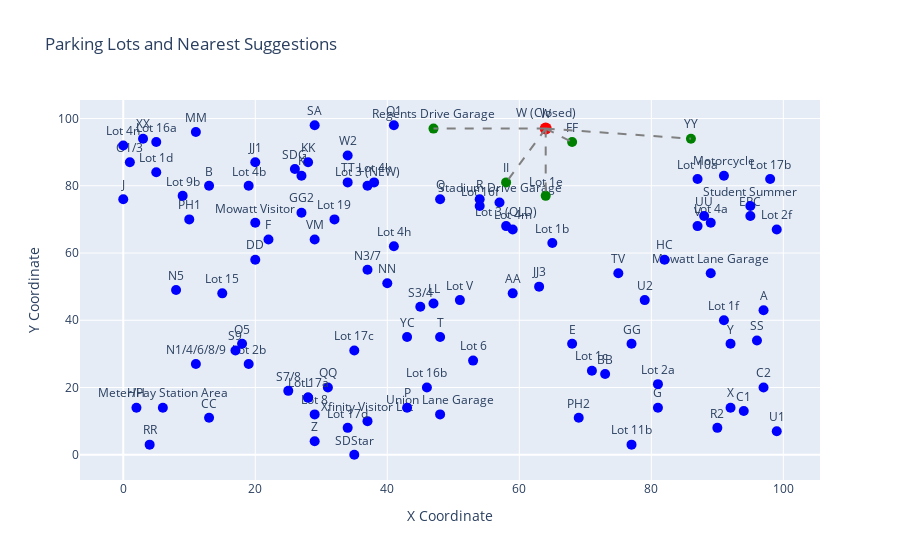

Notebook code for this chart:
### Code cell
all_together()

### Figure 1 — Plotly figure (JSON) as saved in the notebook; plotly's stock layout.template omitted (floating-point values rounded to 4 significant figures)
{"data": [{"marker": {"color": "blue", "size": 10}, "mode": "markers+text", "text": ["G"], "textposition": "top center", "type": "scatter", "x": [81], "y": [14]}, {"marker": {"color": "blue", "size": 10}, "mode": "markers+text", "text": ["XX"], "textposition": "top center", "type": "scatter", "x": [3], "y": [94]}, {"marker": {"color": "blue", "size": 10}, "mode": "markers+text", "text": ["Lot 17c"], "textposition": "top center", "type": "scatter", "x": [35], "y": [31]}, {"marker": {"color": "blue", "size": 10}, "mode": "markers+text", "text": ["L"], "textposition": "top center", "type": "scatter", "x": [28], "y": [17]}, {"marker": {"color": "blue", "size": 10}, "mode": "markers+text", "text": ["C1"], "textposition": "top center", "type": "scatter", "x": [94], "y": [13]}, {"marker": {"color": "green", "size": 10}, "mode": "markers+text", "text": ["YY"], "textposition": "top center", "type": "scatter", "x": [86], "y": [94]}, {"marker": {"color": "blue", "size": 10}, "mode": "markers+text", "text": ["PH2"], "textposition": "top center", "type": "scatter", "x": [69], "y": [11]}, {"marker": {"color": "blue", "size": 10}, "mode": "markers+text", "text": ["TV"], "textposition": "top center", "type": "scatter", "x": [75], "y": [54]}, {"marker": {"color": "blue", "size": 10}, "mode": "markers+text", "text": ["RR"], "textposition": "top center", "type": "scatter", "x": [4], "y": [3]}, {"marker": {"color": "blue", "size": 10}, "mode": "markers+text", "text": ["N1/4/6/8/9"], "textposition": "top center", "type": "scatter", "x": [11], "y": [27]}, {"marker": {"color": "blue", "size": 10}, "mode": "markers+text", "text": ["VM"], "textposition": "top center", "type": "scatter", "x": [29], "y": [64]}, {"marker": {"color": "blue", "size": 10}, "mode": "markers+text", "text": ["Lot 11b"], "textposition": "top center", "type": "scatter", "x": [77], "y": [3]}, {"marker": {"color": "blue", "size": 10}, "mode": "markers+text", "text": ["Lot 1c"], "textposition": "top center", "type": "scatter", "x": [71], "y": [25]}, {"marker": {"color": "blue", "size": 10}, "mode": "markers+text", "text": ["Motorcycle"], "textposition": "top center", "type": "scatter", "x": [91], "y": [83]}, {"marker": {"color": "blue", "size": 10}, "mode": "markers+text", "text": ["Lot 4a"], "textposition": "top center", "type": "scatter", "x": [89], "y": [69]}, {"marker": {"color": "blue", "size": 10}, "mode": "markers+text", "text": ["Lot 6"], "textposition": "top center", "type": "scatter", "x": [53], "y": [28]}, {"marker": {"color": "blue", "size": 10}, "mode": "markers+text", "text": ["Stadium Drive Garage"], "textposition": "top center", "type": "scatter", "x": [57], "y": [75]}, {"marker": {"color": "blue", "size": 10}, "mode": "markers+text", "text": ["SDStar"], "textposition": "top center", "type": "scatter", "x": [35], "y": [0]}, {"marker": {"color": "blue", "size": 10}, "mode": "markers+text", "text": ["C2"], "textposition": "top center", "type": "scatter", "x": [97], "y": [20]}, {"marker": {"color": "blue", "size": 10}, "mode": "markers+text", "text": ["Mowatt Lane Garage"], "textposition": "top center", "type": "scatter", "x": [89], "y": [54]}, {"marker": {"color": "blue", "size": 10}, "mode": "markers+text", "text": ["YC"], "textposition": "top center", "type": "scatter", "x": [43], "y": [35]}, {"marker": {"color": "blue", "size": 10}, "mode": "markers+text", "text": ["Lot 2b"], "textposition": "top center", "type": "scatter", "x": [19], "y": [27]}, {"marker": {"color": "blue", "size": 10}, "mode": "markers+text", "text": ["A"], "textposition": "top center", "type": "scatter", "x": [97], "y": [43]}, {"marker": {"color": "blue", "size": 10}, "mode": "markers+text", "text": ["CC"], "textposition": "top center", "type": "scatter", "x": [13], "y": [11]}, {"marker": {"color": "blue", "size": 10}, "mode": "markers+text", "text": ["Union Lane Garage"], "textposition": "top center", "type": "scatter", "x": [48], "y": [12]}, {"marker": {"color": "blue", "size": 10}, "mode": "markers+text", "text": ["S3/4"], "textposition": "top center", "type": "scatter", "x": [45], "y": [44]}, {"marker": {"color": "blue", "size": 10}, "mode": "markers+text", "text": ["GG"], "textposition": "top center", "type": "scatter", "x": [77], "y": [33]}, {"marker": {"color": "blue", "size": 10}, "mode": "markers+text", "text": ["Lot 16a"], "textposition": "top center", "type": "scatter", "x": [5], "y": [93]}, {"marker": {"color": "blue", "size": 10}, "mode": "markers+text", "text": ["Lot 3 (OLD)"], "textposition": "top center", "type": "scatter", "x": [58], "y": [68]}, {"marker": {"color": "blue", "size": 10}, "mode": "markers+text", "text": ["Lot 15"], "textposition": "top center", "type": "scatter", "x": [15], "y": [48]}, {"marker": {"color": "blue", "size": 10}, "mode": "markers+text", "text": ["PH1"], "textposition": "top center", "type": "scatter", "x": [10], "y": [70]}, {"marker": {"color": "blue", "size": 10}, "mode": "markers+text", "text": ["Lot 3 (NEW)"], "textposition": "top center", "type": "scatter", "x": [37], "y": [80]}, {"marker": {"color": "blue", "size": 10}, "mode": "markers+text", "text": ["U2"], "textposition": "top center", "type": "scatter", "x": [79], "y": [46]}, {"marker": {"color": "blue", "size": 10}, "mode": "markers+text", "text": ["BB"], "textposition": "top center", "type": "scatter", "x": [73], "y": [24]}, {"marker": {"color": "blue", "size": 10}, "mode": "markers+text", "text": ["R2"], "textposition": "top center", "type": "scatter", "x": [90], "y": [8]}, {"marker": {"color": "blue", "size": 10}, "mode": "markers+text", "text": ["Lot 1d"], "textposition": "top center", "type": "scatter", "x": [5], "y": [84]}, {"marker": {"color": "blue", "size": 10}, "mode": "markers+text", "text": ["SA"], "textposition": "top center", "type": "scatter", "x": [29], "y": [98]}, {"marker": {"color": "blue", "size": 10}, "mode": "markers+text", "text": ["Xfinity Visitor Lot"], "textposition": "top center", "type": "scatter", "x": [37], "y": [10]}, {"marker": {"color": "blue", "size": 10}, "mode": "markers+text", "text": ["Lot 8"], "textposition": "top center", "type": "scatter", "x": [29], "y": [12]}, {"marker": {"color": "blue", "size": 10}, "mode": "markers+text", "text": ["T"], "textposition": "top center", "type": "scatter", "x": [48], "y": [35]}, {"marker": {"color": "green", "size": 10}, "mode": "markers+text", "text": ["II"], "textposition": "top center", "type": "scatter", "x": [58], "y": [81]}, {"marker": {"color": "blue", "size": 10}, "mode": "markers+text", "text": ["Lot 16b"], "textposition": "top center", "type": "scatter", "x": [46], "y": [20]}, {"marker": {"color": "blue", "size": 10}, "mode": "markers+text", "text": ["LL"], "textposition": "top center", "type": "scatter", "x": [47], "y": [45]}, {"marker": {"color": "blue", "size": 10}, "mode": "markers+text", "text": ["SDG"], "textposition": "top center", "type": "scatter", "x": [26], "y": [85]}, {"marker": {"color": "blue", "size": 10}, "mode": "markers+text", "text": ["W2"], "textposition": "top center", "type": "scatter", "x": [34], "y": [89]}, {"marker": {"color": "blue", "size": 10}, "mode": "markers+text", "text": ["Lot 10a"], "textposition": "top center", "type": "scatter", "x": [87], "y": [82]}, {"marker": {"color": "blue", "size": 10}, "mode": "markers+text", "text": ["Lot 9b"], "textposition": "top center", "type": "scatter", "x": [9], "y": [77]}, {"marker": {"color": "blue", "size": 10}, "mode": "markers+text", "text": ["Lot 2a"], "textposition": "top center", "type": "scatter", "x": [81], "y": [21]}, {"marker": {"color": "green", "size": 10}, "mode": "markers+text", "text": ["FF"], "textposition": "top center", "type": "scatter", "x": [68], "y": [93]}, {"marker": {"color": "blue", "size": 10}, "mode": "markers+text", "text": ["QQ"], "textposition": "top center", "type": "scatter", "x": [31], "y": [20]}, {"marker": {"color": "blue", "size": 10}, "mode": "markers+text", "text": ["AA"], "textposition": "top center", "type": "scatter", "x": [59], "y": [48]}, {"marker": {"color": "blue", "size": 10}, "mode": "markers+text", "text": ["TT"], "textposition": "top center", "type": "scatter", "x": [34], "y": [81]}, {"marker": {"color": "blue", "size": 10}, "mode": "markers+text", "text": ["UU"], "textposition": "top center", "type": "scatter", "x": [88], "y": [71]}, {"marker": {"color": "blue", "size": 10}, "mode": "markers+text", "text": ["KK"], "textposition": "top center", "type": "scatter", "x": [28], "y": [87]}, {"marker": {"color": "blue", "size": 10}, "mode": "markers+text", "text": ["Q1"], "textposition": "top center", "type": "scatter", "x": [41], "y": [98]}, {"marker": {"color": "blue", "size": 10}, "mode": "markers+text", "text": ["U1"], "textposition": "top center", "type": "scatter", "x": [99], "y": [7]}, {"marker": {"color": "blue", "size": 10}, "mode": "markers+text", "text": ["Z"], "textposition": "top center", "type": "scatter", "x": [29], "y": [4]}, {"marker": {"color": "blue", "size": 10}, "mode": "markers+text", "text": ["NN"], "textposition": "top center", "type": "scatter", "x": [40], "y": [51]}, {"marker": {"color": "blue", "size": 10}, "mode": "markers+text", "text": ["Lot 17d"], "textposition": "top center", "type": "scatter", "x": [34], "y": [8]}, {"marker": {"color": "blue", "size": 10}, "mode": "markers+text", "text": ["GG2"], "textposition": "top center", "type": "scatter", "x": [27], "y": [72]}, {"marker": {"color": "blue", "size": 10}, "mode": "markers+text", "text": ["Lot 1f"], "textposition": "top center", "type": "scatter", "x": [91], "y": [40]}, {"marker": {"color": "blue", "size": 10}, "mode": "markers+text", "text": ["K"], "textposition": "top center", "type": "scatter", "x": [27], "y": [83]}, {"marker": {"color": "blue", "size": 10}, "mode": "markers+text", "text": ["JJ3"], "textposition": "top center", "type": "scatter", "x": [63], "y": [50]}, {"marker": {"color": "blue", "size": 10}, "mode": "markers+text", "text": ["HC"], "textposition": "top center", "type": "scatter", "x": [82], "y": [58]}, {"marker": {"color": "blue", "size": 10}, "mode": "markers+text", "text": ["O5"], "textposition": "top center", "type": "scatter", "x": [18], "y": [33]}, {"marker": {"color": "blue", "size": 10}, "mode": "markers+text", "text": ["S9"], "textposition": "top center", "type": "scatter", "x": [17], "y": [31]}, {"marker": {"color": "blue", "size": 10}, "mode": "markers+text", "text": ["ERC"], "textposition": "top center", "type": "scatter", "x": [95], "y": [71]}, {"marker": {"color": "blue", "size": 10}, "mode": "markers+text", "text": ["E"], "textposition": "top center", "type": "scatter", "x": [68], "y": [33]}, {"marker": {"color": "blue", "size": 10}, "mode": "markers+text", "text": ["Student Summer"], "textposition": "top center", "type": "scatter", "x": [95], "y": [74]}, {"marker": {"color": "blue", "size": 10}, "mode": "markers+text", "text": ["Lot 16f"], "textposition": "top center", "type": "scatter", "x": [54], "y": [74]}, {"marker": {"color": "blue", "size": 10}, "mode": "markers+text", "text": ["Lot V"], "textposition": "top center", "type": "scatter", "x": [51], "y": [46]}, {"marker": {"color": "blue", "size": 10}, "mode": "markers+text", "text": ["Lot 17a"], "textposition": "top center", "type": "scatter", "x": [28], "y": [17]}, {"marker": {"color": "blue", "size": 10}, "mode": "markers+text", "text": ["Lot 1b"], "textposition": "top center", "type": "scatter", "x": [65], "y": [63]}, {"marker": {"color": "blue", "size": 10}, "mode": "markers+text", "text": ["MM"], "textposition": "top center", "type": "scatter", "x": [11], "y": [96]}, {"marker": {"color": "blue", "size": 10}, "mode": "markers+text", "text": ["Meter/Pay Station Area"], "textposition": "top center", "type": "scatter", "x": [6], "y": [14]}, {"marker": {"color": "blue", "size": 10}, "mode": "markers+text", "text": ["Lot 4b"], "textposition": "top center", "type": "scatter", "x": [19], "y": [80]}, {"marker": {"color": "blue", "size": 10}, "mode": "markers+text", "text": ["JJ1"], "textposition": "top center", "type": "scatter", "x": [20], "y": [87]}, {"marker": {"color": "blue", "size": 10}, "mode": "markers+text", "text": ["R"], "textposition": "top center", "type": "scatter", "x": [54], "y": [76]}, {"marker": {"color": "blue", "size": 10}, "mode": "markers+text", "text": ["N5"], "textposition": "top center", "type": "scatter", "x": [8], "y": [49]}, {"marker": {"color": "blue", "size": 10}, "mode": "markers+text", "text": ["Q"], "textposition": "top center", "type": "scatter", "x": [48], "y": [76]}, {"marker": {"color": "blue", "size": 10}, "mode": "markers+text", "text": ["Lot 4m"], "textposition": "top center", "type": "scatter", "x": [59], "y": [67]}, {"marker": {"color": "blue", "size": 10}, "mode": "markers+text", "text": ["Lot 19"], "textposition": "top center", "type": "scatter", "x": [32], "y": [70]}, {"marker": {"color": "blue", "size": 10}, "mode": "markers+text", "text": ["O1/3"], "textposition": "top center", "type": "scatter", "x": [1], "y": [87]}, {"marker": {"color": "blue", "size": 10}, "mode": "markers+text", "text": ["X"], "textposition": "top center", "type": "scatter", "x": [92], "y": [14]}, {"marker": {"color": "blue", "size": 10}, "mode": "markers+text", "text": ["V"], "textposition": "top center", "type": "scatter", "x": [87], "y": [68]}, {"marker": {"color": "blue", "size": 10}, "mode": "markers+text", "text": ["SS"], "textposition": "top center", "type": "scatter", "x": [96], "y": [34]}, {"marker": {"color": "blue", "size": 10}, "mode": "markers+text", "text": ["Lot 17b"], "textposition": "top center", "type": "scatter", "x": [98], "y": [82]}, {"marker": {"color": "blue", "size": 10}, "mode": "markers+text", "text": ["P"], "textposition": "top center", "type": "scatter", "x": [43], "y": [14]}, {"marker": {"color": "blue", "size": 10}, "mode": "markers+text", "text": ["N3/7"], "textposition": "top center", "type": "scatter", "x": [37], "y": [55]}, {"marker": {"color": "blue", "size": 10}, "mode": "markers+text", "text": ["DD"], "textposition": "top center", "type": "scatter", "x": [20], "y": [58]}, {"marker": {"color": "blue", "size": 10}, "mode": "markers+text", "text": ["Lot 4n"], "textposition": "top center", "type": "scatter", "x": [0], "y": [92]}, {"marker": {"color": "blue", "size": 10}, "mode": "markers+text", "text": ["Y"], "textposition": "top center", "type": "scatter", "x": [92], "y": [33]}, {"marker": {"color": "blue", "size": 10}, "mode": "markers+text", "text": ["W"], "textposition": "top center", "type": "scatter", "x": [64], "y": [97]}, {"marker": {"color": "blue", "size": 10}, "mode": "markers+text", "text": ["F"], "textposition": "top center", "type": "scatter", "x": [22], "y": [64]}, {"marker": {"color": "blue", "size": 10}, "mode": "markers+text", "text": ["B"], "textposition": "top center", "type": "scatter", "x": [13], "y": [80]}, {"marker": {"color": "blue", "size": 10}, "mode": "markers+text", "text": ["Lot 4k"], "textposition": "top center", "type": "scatter", "x": [38], "y": [81]}, {"marker": {"color": "green", "size": 10}, "mode": "markers+text", "text": ["Lot 1e"], "textposition": "top center", "type": "scatter", "x": [64], "y": [77]}, {"marker": {"color": "blue", "size": 10}, "mode": "markers+text", "text": ["S7/8"], "textposition": "top center", "type": "scatter", "x": [25], "y": [19]}, {"marker": {"color": "green", "size": 10}, "mode": "markers+text", "text": ["Regents Drive Garage"], "textposition": "top center", "type": "scatter", "x": [47], "y": [97]}, {"marker": {"color": "blue", "size": 10}, "mode": "markers+text", "text": ["Mowatt Visitor"], "textposition": "top center", "type": "scatter", "x": [20], "y": [69]}, {"marker": {"color": "blue", "size": 10}, "mode": "markers+text", "text": ["Lot 2f"], "textposition": "top center", "type": "scatter", "x": [99], "y": [67]}, {"marker": {"color": "blue", "size": 10}, "mode": "markers+text", "text": ["J"], "textposition": "top center", "type": "scatter", "x": [0], "y": [76]}, {"marker": {"color": "blue", "size": 10}, "mode": "markers+text", "text": ["Lot 4h"], "textposition": "top center", "type": "scatter", "x": [41], "y": [62]}, {"marker": {"color": "blue", "size": 10}, "mode": "markers+text", "text": ["HH"], "textposition": "top center", "type": "scatter", "x": [2], "y": [14]}, {"marker": {"color": "red", "size": 12}, "mode": "markers+text", "text": ["W (Closed)"], "textposition": "top center", "type": "scatter", "x": [64], "y": [97]}, {"line": {"color": "gray", "dash": "dash"}, "mode": "lines", "type": "scatter", "x": [64, 68], "y": [97, 93]}, {"line": {"color": "gray", "dash": "dash"}, "mode": "lines", "type": "scatter", "x": [64, 47], "y": [97, 97]}, {"line": {"color": "gray", "dash": "dash"}, "mode": "lines", "type": "scatter", "x": [64, 58], "y": [97, 81]}, {"line": {"color": "gray", "dash": "dash"}, "mode": "lines", "type": "scatter", "x": [64, 64], "y": [97, 77]}, {"line": {"color": "gray", "dash": "dash"}, "mode": "lines", "type": "scatter", "x": [64, 86], "y": [97, 94]}], "layout": {"showlegend": false, "title": {"text": "Parking Lots and Nearest Suggestions"}, "xaxis": {"title": {"text": "X Coordinate"}}, "yaxis": {"title": {"text": "Y Coordinate"}}}}
